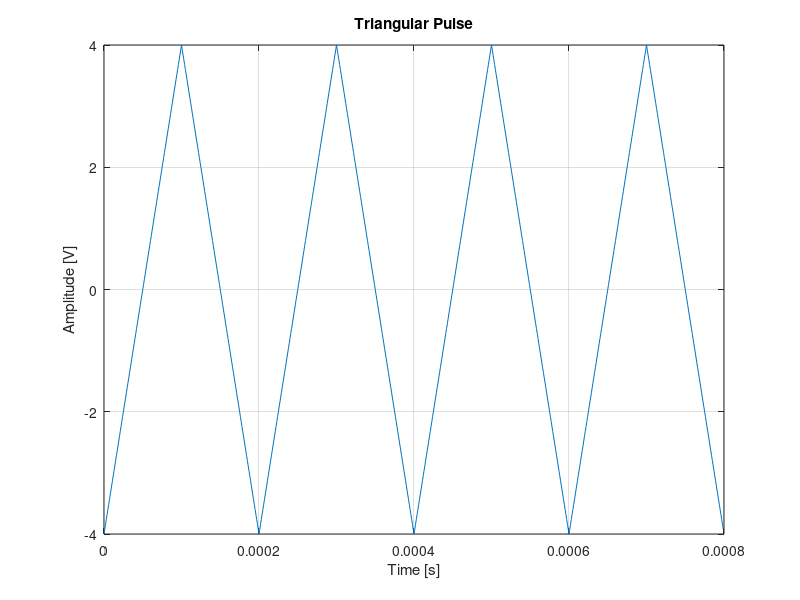
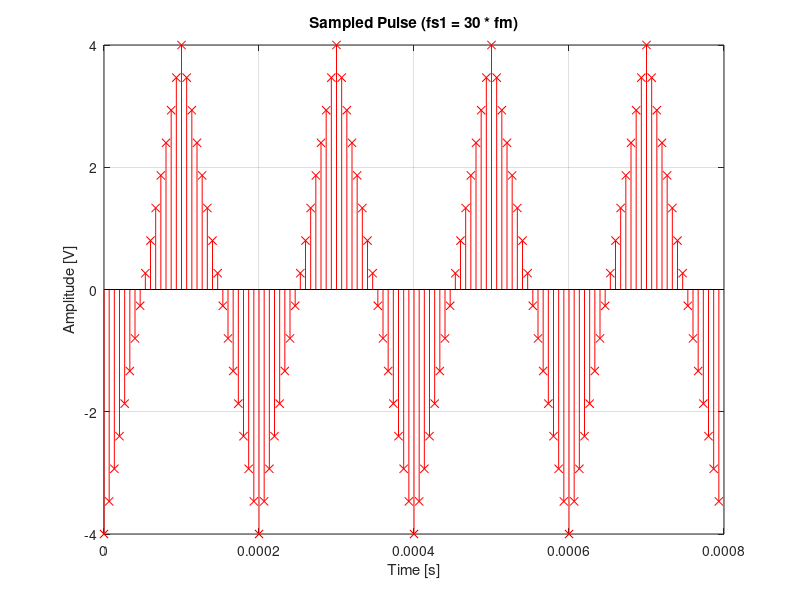
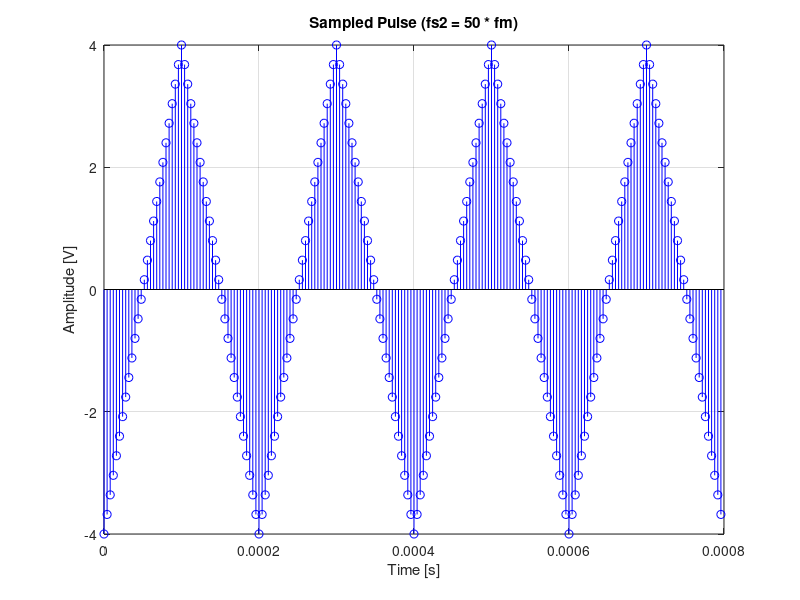
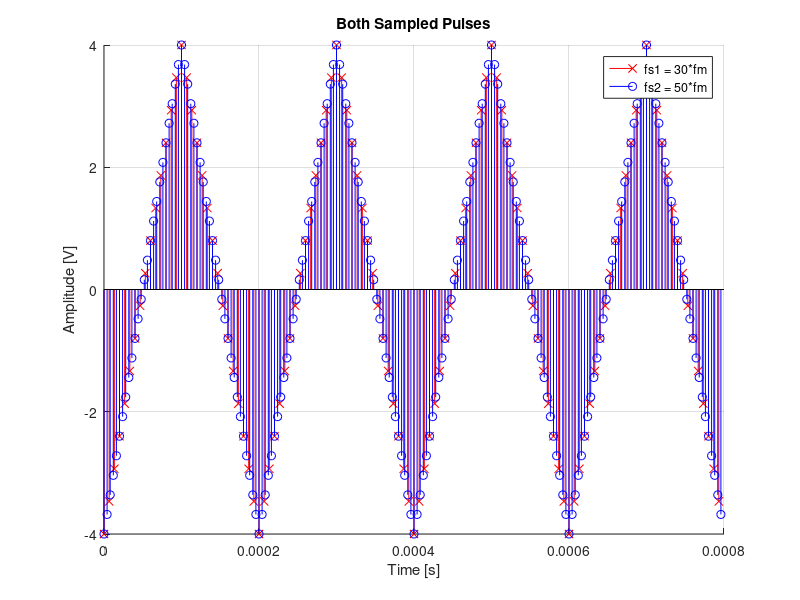

The MATLAB source for these figures, in order: (Note: this script raises an error after producing the figures.)
% PANAGIOTIS GIADIKIAROGLOU
% AM 03119185 -> 1 + 8 + 5 = 14 -> 1 + 4 = 5
% -------------------------------------------------------------------------
% MICHAELANGELO VELALOPOULOS
% AM 03119908 -> 9 + 0 + 8 = 17 -> 1 + 7 = 8

% Group 81

%--------------------------------------------------------------------------

% Code with Panagiotis Giadikiaroglou parameters


% 1o Erwthma

A = 4;
fm = 5000;
T = 4*(1/fm);
fs = 1000000;
t = 0:1/fs:T-1/fs;
x = A * (sawtooth(2*pi*fm*t, 1/2));
figure (1)
plot(t,x)
grid on
title('Triangular Pulse')
xlabel('Time [s]')
ylabel('Amplitude [V]')

% 1.a.i
fs1 = 30 * fm;
dt1 = 1 / fs1;
t1 = 0 : dt1 : T-1/fs;
x1 = A * (sawtooth(2*pi*fm*t1, 1/2));
figure (2)
stem(t1, x1, 'rx-')
grid on 
title('Sampled Pulse (fs1 = 30 * fm)')
xlabel('Time [s]')
ylabel('Amplitude [V]')

% 1.a.ii
fs2 = 50 * fm;
dt2 = 1 / fs2;
t2 = 0 : dt2 : T-1/fs;
x2 = A * (sawtooth(2*pi*fm*t2, 1/2));
figure (3)
stem(t2, x2, 'bo-')
grid on 
title('Sampled Pulse (fs2 = 50 * fm)')
xlabel('Time [s]')
ylabel('Amplitude [V]')

% 1.a.iii Ypoerwthma
figure (4)
hold on
stem(t1, x1, 'rx-')
stem(t2, x2, 'bo-')
title('Both Sampled Pulses')
xlabel('Time [s]')
ylabel('Amplitude [V]')
legend('fs1 = 30*fm','fs2 = 50*fm');
grid on
hold off


% 1.b
% DFT of the triangular pulse 
Y = fft(x);
N = length(Y);
f_y = 0:fs/N:fs/2-fs/N;
figure (5)
plot(f_y, abs(Y(1:N/2)));
grid on
title('Phase spectrum of the triangular pulse')
xlabel('Frequency (Hz)')
ylabel('Amplitude')
xlim([0 200000])


fs_b = 4 * fm;
dt = 1 / fs_b;
t_b = 0 : dt : T-1/fs;
x_b = A * (sawtooth(2*pi*fm*t_b, 1/2));
figure (6)
stem(t_b, x_b, 'bo-')
grid on 
title('Sampled Pulse (fs = 4 * fm)')
xlabel('Time [s]')
ylabel('Amplitude [V]')


% 1.c
z = sin(2*pi*fm*t);
figure (7)
plot(t, z);
grid on
title('z(t) = sin(2πfmt)')
xlabel('Time [s]')
ylabel('Amplitude [V]')

% 1.c.i
% 1.c.i.a
z1 = sin(2*pi*fm*t1);
figure (8)
stem(t1, z1, 'rx-')
grid on 
title('Sampled z Signal (fs1 = 30 * fm)')
xlabel('Time [s]')
ylabel('Amplitude [V]')

z2 = sin(2*pi*fm*t2);
figure (9)
stem(t2, z2, 'bo-')
grid on 
title('Sampled z Signal (fs2 = 50 * fm)')
xlabel('Time [s]')
ylabel('Amplitude [V]')

figure (10)
hold on
stem(t1, z1, 'rx-')
stem(t2, z2, 'bo-')
title('Both Sampled z Signals')
xlabel('Time [s]')
ylabel('Amplitude [V]')
legend('fs1 = 30*fm','fs2 = 50*fm');
grid on
hold off

% 1.c.i.b
z_b = sin(2*pi*fm*t_b);
figure (11)
stem(t_b, z_b, 'bo-')
grid on 
title('Sampled z Signal (fs = 4 * fm)')
xlabel('Time [s]')
ylabel('Amplitude [V]')

% 1.c.ii
fm_total = gcd(fm, fm+1000);
T_1 = (1/fm_total);
t_1 = 0:1/fs:T_1-1/fs;
q = sin(2*pi*fm*t_1) + sin(2*pi*(fm + 1000)*t_1);
figure (12)
plot(t_1, q)
grid on
title('q(t) = z(t) + sin(2π(fm+1000)t)')
xlabel('Time [s]')
ylabel('Amplitude [V]')

% 1.c.ii.a
t1_c = 0 : dt1 : T_1-1/fs;
q1 = sin(2*pi*fm*t1_c) + sin(2*pi*(fm + 1000)*t1_c);
figure (13)
stem(t1_c, q1, 'rx-')
grid on 
title('Sampled q Signal (fs1 = 30 * fm)')
xlabel('Time [s]')
ylabel('Amplitude [V]')

t2_c = 0 : dt2 : T_1-1/fs;
q2 = sin(2*pi*fm*t2_c) + sin(2*pi*(fm + 1000)*t2_c);
figure (14)
stem(t2_c, q2, 'bo-')
grid on 
title('Sampled q Signal (fs2 = 50 * fm)')
xlabel('Time [s]')
ylabel('Amplitude [V]')

figure (15)
hold on
stem(t1_c, q1, 'rx-')
stem(t2_c, q2, 'bo-')
title('Both Sampled q Signals')
xlabel('Time [s]')
ylabel('Amplitude [V]')
legend('fs1 = 30*fm','fs2 = 50*fm');
grid on
hold off

% 1.c.ii.b
t_c_ii_b = 0 : dt : T_1-1/fs;
q_b = sin(2*pi*fm*t_c_ii_b) + sin(2*pi*(fm + 1000)*t_c_ii_b);
figure (16)
stem(t_c_ii_b, q_b, 'bo-')
grid on 
title('Sampled q Signal (fs = 4 * fm)')
xlabel('Time [s]')
ylabel('Amplitude [V]')


%--------------------------------------------------------------------------

% 2o Erwthma

Max_Value_Dec = 2^5; %levels
dec_sequence = (0:Max_Value_Dec-1);
gray_sequence = qammod(dec_sequence, Max_Value_Dec, 'gray');

[gray_sec,map_gray] = bin2gray(dec_sequence,'qam',Max_Value_Dec);
gray_code = dec2bin(gray_sec);


% 2.a
step_size = (max(x1) - min(x1))/Max_Value_Dec; %step size
index_2a = round((x1 - min(x1))/step_size) ; %index
quants = min(x1) + index_2a*step_size;
figure (17)
stem(t1,quants)
grid on
title('Quantized Signal with 5 bits')
xlabel('Time [s]')
ylabel('Gray Code')
yticks([-4 -3.75 -3.5 -3.25 -3 -2.75 -2.5 -2.25 -2 -1.75 -1.5 -1.25 -1 -0.75 -0.5 -0.25 0.25 0.5 0.75 1 1.25 1.5 1.75 2 2.25 2.5 2.75 3 3.25 3.5 3.75 4])
yticklabels(gray_code);
% ta 4 bits einai arketa gia na anaparastathei olo to sima upo
% deigmatolipsia kai etsi ta 5 bits den exoun kapoia diafora sta epipeda


% 2.b.i
error = x1 - quants;
error_first10 = error(1,1:10);
std_first10 = std(error_first10);
% Result = 0.068

% 2.b.ii
error_first20 = error(1,1:20);
std_first20 = std(error_first20);
% Result = 0.0749

% 2.b.iii
numerator = 3*2^(2*5);
f1 = max(x1(1:10))/rms(x1(1:10));
snr10 = 10*log10(numerator./(f1^2));
% snr10 = 43.7203
f2 = max(x1(1:20))/rms(x1(1:20));
snr20 = 10*log10(numerator./(f2^2));
% snr20 = 30.8463
f_x1 = max(x1)/rms(x1);
snr_x1 = 10*log10(numerator./(f_x1^2));
% snr_x1 = 30.1414


% 2.c
bit_stream = char(zeros(30,5));
for i = 1:30
    if quants(i) < 0
        index_gc = (quants(i) + 4) / 0.25 + 1;
        bit_stream(i,:) = gray_code(index_gc,:);
    else 
        index_gc = (quants(i) + 4) / 0.25;
        bit_stream(i,:) = gray_code(index_gc,:);
    end
end

x_axis_bit_stream = [];
y_axis_bit_stream = [];
index_bs = 1;
index_xy = 1;
for i = 1:30
    for j = 1:5
        x_axis_bit_stream(index_xy:index_xy+3) =  [2*(index_bs-1) 2*(index_bs-1+0.5) 2*(index_bs-1+0.5) 2*(index_bs)];
        if(bit_stream(i,j) == '0')
            y_axis_bit_stream(index_xy:index_xy+3) = [-5 -5 0 0];
            index_xy = index_xy + 4;
        else 
            y_axis_bit_stream(index_xy:index_xy+3) = [5 5 0 0];
            index_xy = index_xy + 4;
        end
        index_bs = index_bs + 1;
    end
end

figure (18)
plot(x_axis_bit_stream, y_axis_bit_stream), axis([0, 300, -6, 6]);
grid on
title('Polar RZ');
xlabel('Time [ms]')
ylabel('Amplitude [V]')


%--------------------------------------------------------------------------

% 3o Erwthma

random_bits = randi([0,1],[36,1]);

bits_length = length(random_bits);
Tb = 0.25;
fc = 2;
nb = 100;

random_bits_string = [];
for i = 1:bits_length
    if random_bits(i) == 1
        bit_signal = ones(1, nb);
    else 
        bit_signal = zeros(1, nb);
    end
    random_bits_string = [random_bits_string bit_signal];
end

t_random_bits = Tb/nb:Tb/nb:bits_length*Tb;
figure (19)
plot(t_random_bits, random_bits_string);
grid on
xlabel('Time [s]')
ylim([-0.2 1.2])
ylabel('Amplitude [V]')
title('Digital Signal of Random Bit String')  

% 3.a

% BPSK Modulation
t_bpsk = Tb/nb:Tb/nb:Tb;
mod_bpsk = [];
for i = 1:bits_length
    if random_bits(i) == 1
        bpsk_bits = cos(2*pi*fc*t_bpsk);
    else
        bpsk_bits = cos(2*pi*fc*t_bpsk + pi);
    end
    mod_bpsk = [mod_bpsk bpsk_bits];
end

figure (20)
plot(t_random_bits, mod_bpsk);
grid on
xlabel('Time [s]')
ylabel('Amplitude [V]')
title('BPSK Modulated Signal')

% QPSK Modulation
t_qpsk = Tb/nb:Tb/nb:2*Tb;
mod_qpsk = [];
for i = 1:2:bits_length-1
    if random_bits(i) == 0
        if random_bits(i+1) == 0
            qpsk_bits = cos(2*pi*fc*t_qpsk);
        else
            qpsk_bits = sin(2*pi*fc*t_qpsk);
        end
    else 
        if random_bits(i+1) == 0
            qpsk_bits = -cos(2*pi*fc*t_qpsk);            
        else
            qpsk_bits = -sin(2*pi*fc*t_qpsk);
        end
    end
    mod_qpsk = [mod_qpsk qpsk_bits];
end

figure (21)
plot(t_random_bits, mod_qpsk);
grid on
xlabel('Time [s]')
ylabel('Amplitude [V]')
title('QPSK Modulated Signal')

% 8PSK Modulation
t_8psk = Tb/nb:Tb/nb:3*Tb;
mod_8psk = [];
for i = 1:3:bits_length-2
    if random_bits(i) == 0
        if random_bits(i+1) == 0
            if random_bits(i+2) == 0
                bits_8psk = cos(2*pi*fc*t_8psk);
            else
                bits_8psk = cos(2*pi*fc*t_8psk + pi/4);
            end
        else
            if random_bits(i+2) == 0
                bits_8psk = cos(2*pi*fc*t_8psk + 3*pi/4);
            else   
                bits_8psk = cos(2*pi*fc*t_8psk + pi/2);
            end
        end
    else 
        if random_bits(i+1) == 0
            if random_bits(i+2) == 0
                bits_8psk = cos(2*pi*fc*t_8psk + 7*pi/4);
            else
                bits_8psk = cos(2*pi*fc*t_8psk + 3*pi/2);
            end
        else
            if random_bits(i+2) == 0
                bits_8psk = cos(2*pi*fc*t_8psk + pi);
            else
                bits_8psk = cos(2*pi*fc*t_8psk + 5*pi/4);
            end
        end
    end
    mod_8psk = [mod_8psk bits_8psk];
end

figure (22)
plot(t_random_bits, mod_8psk);
grid on
xlabel('Time [s]')
ylabel('Amplitude [V]')
title('8-PSK Modulated Signal')

% 3.b
A_3b = 5;
bpam_random_bits = 2*A_3b*(random_bits_string - 0.5);
figure (23)
plot(t_random_bits, bpam_random_bits);
grid on
xlabel('Time [s]')
ylabel('Amplitude [V]')
title('B-PAM Signal')
ylim([-6 6])

% 3.c
scatterplot(0.5*bpam_random_bits, 1, 0, 'y*');
grid on
title('B-Pam Constellation Diagram')

% 3.d
awgn_3d_5db = awgn(bpam_random_bits, 5);
figure (25)
plot(t_random_bits, awgn_3d_5db)
grid on
xlabel('Time [s]')
ylabel('Amplitude [V]')
title('AWGN for E_b/N_0 = 5dB')

awgn_3d_15db = awgn(bpam_random_bits, 15);
figure (26)
plot(t_random_bits, awgn_3d_15db)
grid on
xlabel('Time [s]')
ylabel('Amplitude [V]')
title('AWGN for E_b/N_0 = 15dB')

% 3.e
bpam_mod_3e = pammod(random_bits, 2);

awgn_bpam_mod_5dB = awgn(bpam_mod_3e, 5+3);
scatterplot((A_3b/2)*awgn_bpam_mod_5dB, 1, 0, 'y*');
grid on
title('B-PAM with E_b/N_0 = 5dB')

awgn_bpam_mod_15dB = awgn(bpam_mod_3e, 15+3);
scatterplot((A_3b/2)*awgn_bpam_mod_15dB, 1, 0, 'y*');
grid on
title('B-PAM with E_b/N_0 = 15dB')


% 3.st
bit_size = 2;
EbN0 = 0:1:15;
[BER] = berawgn(EbN0, 'pam', bit_size);

n_bits_3st = 1000000;
k_3st = log2(bit_size);
snr_dB = EbN0+3+log10(k_3st);
y_noisy = zeros(n_bits_3st,length(snr_dB));
z_snr = zeros(n_bits_3st,length(snr_dB));
errVec = zeros(3,length(EbN0));
errcalc = comm.ErrorRate;
random_bits_3st = randi([0,1],[1000000,1]);
y_random_bits_pam = pammod(random_bits_3st, bit_size);

for jj = 1:length(snr_dB)
    reset(errcalc)
    y_noisy(:,jj) = awgn(real(y_random_bits_pam), snr_dB(jj),'measured');
    z_snr(:,jj) = pamdemod(complex(y_noisy(:,jj)),bit_size);
    errVec(:,jj) = errcalc(random_bits_3st, z_snr(:,jj));
end

figure (29)
semilogy(EbN0, BER, 'r');
hold on
semilogy(EbN0,errVec(1,:),'b.');
grid on
legend('Theoretical BER', 'Experimental BER')
title('Theoretical-Experimental BER for B-PAM')
xlabel('E_b/N_0')
ylabel('Bit Error Rate')
hold off


%--------------------------------------------------------------------------

% 4o Erwthma

% 4.a
qpsk_4 = comm.QPSKModulator(BitInput=true);
qpsk_bits_4 = A_3b*qpsk_4(random_bits);
scatterplot(0.5*qpsk_bits_4, 1, 0, 'y*');
grid on
title('QPSK Modulated Signal')
text(0.5*A_3b/sqrt(2)-0.12, 0.5*A_3b/sqrt(2)-0.22, '00', 'Color', [1 1 1]);
text(-0.5*A_3b/sqrt(2)-0.12, 0.5*A_3b/sqrt(2)-0.22, '01', 'Color', [1 1 1]);
text(-0.5*A_3b/sqrt(2)-0.12, -0.5*A_3b/sqrt(2)+0.22, '11', 'Color', [1 1 1]);
text(0.5*A_3b/sqrt(2)-0.12, -0.5*A_3b/sqrt(2)+0.22, '10', 'Color', [1 1 1]);


% 4.b
awgn_4b_5db = awgn(qpsk_bits_4, 5);
scatterplot(0.5*awgn_4b_5db, 1, 0, 'y*');
grid on
title('QPSK with E_b/N_0 = 5dB')

awgn_4b_15db = awgn(qpsk_bits_4, 15);
scatterplot(0.5*awgn_4b_15db, 1, 0, 'y*');
grid on
title('QPSK with E_b/N_0 = 15dB')


% 4.c
bit_size_qpsk = 4;
EbN0 = 0:1:15;
[BER_4c] = berawgn(EbN0,'psk',bit_size_qpsk ,'diff');
figure(33)
semilogy(EbN0,BER_4c,'b')
grid on
title('Theoretical-Experimental BER for QPSK and BPSK')
xlabel('E_b/N_0')
ylabel('Bit Error Rate')

bit_size_bpsk = 2;
n_bits_bpsk = 1000000;
k_bits_bpsk = log2(bit_size_bpsk);
snr_random_bits_bpsk = EbN0+10*log10(k_bits_bpsk);
y_noisy_bpsk = zeros(n_bits_bpsk,length(snr_random_bits_bpsk));
z_snr_bpsk = zeros(n_bits_bpsk,length(snr_random_bits_bpsk));
errVec_bpsk = zeros(3,length(EbN0));

errcalc = comm.ErrorRate;

x_random_bits_bpsk = randi([0 1],1000000,1);
y_random_bits_bpsk = pskmod(x_random_bits_bpsk, bit_size_bpsk);
for jj = 1:length(snr_random_bits_bpsk)
    reset(errcalc)
    y_noisy_bpsk(:,jj) = awgn(y_random_bits_bpsk,snr_random_bits_bpsk(jj),'measured');
    z_snr_bpsk(:,jj) = pskdemod(complex(y_noisy_bpsk(:,jj)), bit_size_bpsk);
    errVec_bpsk(:,jj) = errcalc(x_random_bits_bpsk,z_snr_bpsk(:,jj));
end

hold on
semilogy(EbN0,errVec_bpsk(1,:),'g.');

n_bits_qpsk = 1000000;
k_bits_qpsk = log2(bit_size_qpsk);
snr_random_bits_qpsk = EbN0+10*log10(k_bits_qpsk);
y_noisy_qpsk = zeros(n_bits_qpsk,length(snr_random_bits_qpsk));
z_snr_qpsk = zeros(n_bits_qpsk,length(snr_random_bits_qpsk));
errVec_qpsk = zeros(3,length(EbN0));

errcalc = comm.ErrorRate;

x_random_bits_qpsk = randi([0 1],1000000,1);
y_random_bits_qpsk = pskmod(x_random_bits_qpsk, bit_size_qpsk);

for jj = 1:length(snr_random_bits_qpsk)
    reset(errcalc)
    y_noisy_qpsk(:,jj) = awgn(y_random_bits_qpsk,snr_random_bits_qpsk(jj),'measured');
    z_snr_qpsk(:,jj) = pskdemod(complex(y_noisy_qpsk(:,jj)), bit_size_qpsk);
    errVec_qpsk(:,jj) = errcalc(x_random_bits_qpsk,z_snr_qpsk(:,jj));
end

semilogy(EbN0,errVec_qpsk(1,:),'r.');
legend('Theoretical BER','BPSK Experimental BER','QPSK Experimental BER');
hold off


% 4.d.i
text_file = fopen('rice_odd.txt', 'r');
text_content = fscanf(text_file, '%c');
text_bits = dec2bin(text_content);

% 4.d.ii
text_bits_dec = bin2dec(text_bits);
text_bits_quant = 8;
text_levels = 2^text_bits_quant;
text_step_size = (max(text_bits_dec) - min(text_bits_dec))/text_levels;
text_index = round((text_bits_dec - min(text_bits_dec))/text_step_size);
quantized_text = min(text_bits_dec) + text_index*text_step_size;
figure (35);
n_text = 1:1:485;
stem(n_text, quantized_text, 'rx-');
grid on
xlabel('Characters')
ylabel('Decimal Representation of Ascii Code')
title('Quantized Text Signal')

% 4.d.iii
quantized_text_bits = dec2bin(round(quantized_text)) - '0';
quantized_bit_stream = reshape(quantized_text_bits.', [], 1);
quantized_bit_stream(end+1) = 0;

text_qpsk_mod = qpsk_4(quantized_bit_stream);
scatterplot(text_qpsk_mod, 1, 0, 'y*');
grid on
title('Text QPSK Constellation Diagram')

% 4.d.iv
awgn_text_qpsk_mod_5dB = awgn(text_qpsk_mod, 5);
awgn_text_qpsk_mod_15dB = awgn(text_qpsk_mod, 15);

% 4.d.v
text_qpsk_demod = comm.QPSKDemodulator(BitOutput=true); 
text_qpsk_demod_5dB = text_qpsk_demod(awgn_text_qpsk_mod_5dB);
text_qpsk_demod_15dB = text_qpsk_demod(awgn_text_qpsk_mod_15dB);
scatterplot(awgn_text_qpsk_mod_5dB);
grid on
title('Text QPSK with E_s/N_0 = 5dB')
scatterplot(awgn_text_qpsk_mod_15dB);
grid on
title('Text QPSK with E_s/N_0 = 15dB')

% 4.d.vi
[num_qpsk_demod_5dB, error_qpsk_demod_5dB] = symerr(quantized_bit_stream, text_qpsk_demod_5dB);
[num_qpsk_demod_15dB, error_qpsk_demod_15dB] = symerr(quantized_bit_stream, text_qpsk_demod_15dB);
ber_theoretical_5dB = qfunc(sqrt(10^(5/10)));
% ber_theoretical_5dB = 0.0377
ber_theoretical_15dB = qfunc(sqrt(10^(15/10)));
% ber_theoretical_15dB = 0

% 4.d.vii
text_demod_5dB  = char(bin2dec(reshape(char('0' + text_qpsk_demod_5dB(1:3395)),7,[]).'))';
text_demod_15dB  = char(bin2dec(reshape(char('0' + text_qpsk_demod_15dB(1:3395)),7,[]).'))';
text_5dB = fopen('text_5db_03119185.txt', 'w');
fprintf(text_5dB, '%c', text_demod_5dB);
text_15dB = fopen('text_15db_03119185.txt', 'w');
fprintf(text_15dB, '%c', text_demod_15dB);


%--------------------------------------------------------------------------

% 5o Erwthma

% 5.a
[sound_wave, fs_sound] = audioread('soundfile1_lab2.wav'); 
dt_sound = 1/fs_sound;
t_sound = 0:dt_sound:(length(sound_wave)*dt_sound)-dt_sound;
figure (39);
plot(t_sound, sound_wave);
grid on
xlabel('Time [s]')
ylabel('Amplitude')
title('Sound Signal')


% 5.b
sound_bits = 8;
sound_levels = 2^sound_bits;
sound_step_size = (max(sound_wave) - min(sound_wave))/sound_levels;
sound_index = round((sound_wave - min(sound_wave))/sound_step_size);
quantized_sound = min(sound_wave) + sound_index * sound_step_size;
figure (40);
stem(t_sound,quantized_sound, 'gx-');
grid on
xlabel('Time [s]')
ylabel('Amplitude')
title('Quantized Sound Signal at 8 bits')


% 5.c
quantized_sound_mult = quantized_sound * 1000;
quantized_sound_bits = dec2bin(quantized_sound_mult,16) - '0';
quantized_sound_bit_stream = reshape(quantized_sound_bits.',[],1);
qpsk_mod_5 = comm.QPSKModulator('BitInput', true);
sound_qpsk_mod = qpsk_mod_5(quantized_sound_bit_stream);
scatterplot(sound_qpsk_mod, 1, 0, 'y*');
grid on
title('Sound QPSK Constellation Diagram')


% 5.d
awgn_sound_qpsk_mod_4dB = awgn(sound_qpsk_mod, 4);
awgn_sound_qpsk_mod_14dB = awgn(sound_qpsk_mod, 14);


% 5.e
qpsk_demod_5 = comm.QPSKDemodulator('BitOutput',true); 
sound_qpsk_demod_4dB = qpsk_demod_5(awgn_sound_qpsk_mod_4dB);
sound_qpsk_demod_14dB = qpsk_demod_5(awgn_sound_qpsk_mod_14dB);
scatterplot(awgn_sound_qpsk_mod_4dB);
grid on
title('Sound QPSK with E_s/N_0 = 4dB')
scatterplot(awgn_sound_qpsk_mod_14dB);
grid on
title('Sound QPSK with E_s/N_0 = 14dB')


% 5.st
[num_qpsk_demod_4dB, error_qpsk_demod_4db] = symerr(quantized_sound_bit_stream, sound_qpsk_demod_4dB);
[num_qpsk_demod_14dB, error_qpsk_demod_14db] = symerr(quantized_sound_bit_stream, sound_qpsk_demod_14dB);
ber_theoretical_4dB = qfunc(sqrt(10^(4/10)));
% ber_theoretical_4dB = 0.0565
ber_theoretical_14dB = qfunc(sqrt(10^(14/10)));
% ber_theoretical_14dB = 0


% 5.z
sound_reshaped_14dB = char('0'+ (reshape(sound_qpsk_demod_14dB, 16, []).'));
sound_demod_dec_14dB = typecast(uint16(bin2dec(sound_reshaped_14dB)),'int16');
sound_demod_14dB = double(abs(sound_demod_dec_14dB))./1000 ;

sound_reshaped_4dB = char('0'+ (reshape(sound_qpsk_demod_4dB, 16, []).'));
sound_demod_dec_4dB = typecast(uint16(bin2dec(sound_reshaped_4dB)),'int16');
sound_demod_4dB = double(abs(sound_demod_dec_4dB))./1000 ;

sound_demod_14dB_norm = sound_demod_14dB / max(sound_demod_14dB);
audiowrite("sound_14dB_03119185.wav", sound_demod_14dB_norm , 44100)
sound_demod_4dB_norm = sound_demod_4dB / max(sound_demod_4dB);
audiowrite("sound_4dB_03119185.wav", sound_demod_4dB_norm, 44100)


%--------------------------------------------------------------------------
%--------------------------------------------------------------------------
%--------------------------------------------------------------------------


% Code with Michaelangelo Velalopoulos parameters

%{
% 1o Erwthma

A = 4;
fm = 8000;
T = 4*(1/fm);
fs = 1000000;
t = 0:1/fs:T-1/fs;
x = A * (sawtooth(2*pi*fm*t, 1/2));
figure (1)
plot(t,x)
grid on
title('Triangular Pulse')
xlabel('Time [s]')
ylabel('Amplitude [V]')

% 1.a.i
fs1 = 30 * fm;
dt1 = 1 / fs1;
t1 = 0 : dt1 : T-1/fs;
x1 = A * (sawtooth(2*pi*fm*t1, 1/2));
figure (2)
stem(t1, x1, 'rx-')
grid on 
title('Sampled Pulse (fs1 = 30 * fm)')
xlabel('Time [s]')
ylabel('Amplitude [V]')

% 1.a.ii
fs2 = 50 * fm;
dt2 = 1 / fs2;
t2 = 0 : dt2 : T-1/fs;
x2 = A * (sawtooth(2*pi*fm*t2, 1/2));
figure (3)
stem(t2, x2, 'bo-')
grid on 
title('Sampled Pulse (fs2 = 50 * fm)')
xlabel('Time [s]')
ylabel('Amplitude [V]')

% 1.a.iii Ypoerwthma
figure (4)
hold on
stem(t1, x1, 'rx-')
stem(t2, x2, 'bo-')
title('Both Sampled Pulses')
xlabel('Time [s]')
ylabel('Amplitude [V]')
legend('fs1 = 30*fm','fs2 = 50*fm');
grid on
hold off


% 1.b
% DFT of the triangular pulse 
Y = fft(x);
N=length(Y);
f_y = 0:fs/N:fs/2-fs/N;
figure (5)
plot(f_y, abs(Y(1:N/2)));
xlabel('Frequency (Hz)');
ylabel('Amplitude');
title('Phase spectrum of the triangular pulse');

fs_b = 4 * fm;
dt = 1 / fs_b;
t_b = 0 : dt : T-1/fs;
x_b = A * (sawtooth(2*pi*fm*t_b, 1/2));
figure (6)
stem(t_b, x_b, 'bo-')
grid on 
title('Sampled Pulse (fs = 4 * fm)')
xlabel('Time [s]')
ylabel('Amplitude [V]')


% 1.c
z = sin(2*pi*fm*t);
figure (7)
plot(t, z);
grid on
title('z(t) = sin(2πfmt)')
xlabel('Time [s]')
ylabel('Amplitude [V]')

% 1.c.i.a
z1 = sin(2*pi*fm*t1);
figure (8)
stem(t1, z1, 'rx-')
grid on 
title('Sampled z Signal (fs1 = 30 * fm)')
xlabel('Time [s]')
ylabel('Amplitude [V]')

z2 = sin(2*pi*fm*t2);
figure (9)
stem(t2, z2, 'bo-')
grid on 
title('Sampled z Signal (fs2 = 50 * fm)')
xlabel('Time [s]')
ylabel('Amplitude [V]')

figure (10)
hold on
stem(t1, z1, 'rx-')
stem(t2, z2, 'bo-')
title('Both Sampled z Signals')
xlabel('Time [s]')
ylabel('Amplitude [V]')
legend('fs1 = 30*fm','fs2 = 50*fm');
grid on
hold off

% 1.c.i.b
z_b = sin(2*pi*fm*t_b);
figure (11)
stem(t_b, z_b, 'bo-')
grid on 
title('Sampled z Signal (fs = 4 * fm)')
xlabel('Time [s]')
ylabel('Amplitude [V]')

% 1.c.ii
fm_total = gcd(fm, fm+1000);
T_1 = (1/fm_total);
t_1 = 0:1/fs:T_1-1/fs;
q = sin(2*pi*fm*t_1) + sin(2*pi*(fm + 1000)*t_1);
figure (12)
plot(t_1, q)
grid on
title('q(t) = z(t) + sin(2π(fm+1000)t)')
xlabel('Time [s]')
ylabel('Amplitude [V]')

% 1.c.ii.a
t1_c = 0 : dt1 : T_1-1/fs;
q1 = sin(2*pi*fm*t1_c) + sin(2*pi*(fm + 1000)*t1_c);
figure (13)
stem(t1_c, q1, 'rx-')
grid on 
title('Sampled q Signal (fs1 = 30 * fm)')
xlabel('Time [s]')
ylabel('Amplitude [V]')

t2_c = 0 : dt2 : T_1-1/fs;
q2 = sin(2*pi*fm*t2_c) + sin(2*pi*(fm + 1000)*t2_c);
figure (14)
stem(t2_c, q2, 'bo-')
grid on 
title('Sampled q Signal (fs2 = 50 * fm)')
xlabel('Time [s]')
ylabel('Amplitude [V]')

figure (15)
hold on
stem(t1_c, q1, 'rx-')
stem(t2_c, q2, 'bo-')
title('Both Sampled q Signals')
xlabel('Time [s]')
ylabel('Amplitude [V]')
legend('fs1 = 30*fm','fs2 = 50*fm');
grid on
hold off

% 1.c.ii.b
t_c_ii_b = 0 : dt : T_1-1/fs;
q_b = sin(2*pi*fm*t_c_ii_b) + sin(2*pi*(fm + 1000)*t_c_ii_b);
figure (16)
stem(t_c_ii_b, q_b, 'bo-')
grid on 
title('Sampled q Signal (fs = 4 * fm)')
xlabel('Time [s]')
ylabel('Amplitude [V]')

%--------------------------------------------------------------------------

% 2o Erwthma

Max_Value_Dec = 32;
dec_sequence = (0:Max_Value_Dec-1);
gray_sequence = qammod(dec_sequence, Max_Value_Dec, 'gray');
[gray_sec,map_gray] = bin2gray(dec_sequence,'qam',Max_Value_Dec);
gray_code = dec2bin(gray_sec);


% 2.a
step_size = (max(x1) - min(x1))/Max_Value_Dec; %step size
index_2a = round((x1 - min(x1))/step_size) ; %index
quants = min(x1) + index_2a*step_size;
figure (17)
stem(t1,quants)
grid on
title('Quantized Signal with 5 bits')
xlabel('Time [s]')
ylabel('Gray Code')
yticks([-4 -3.75 -3.5 -3.25 -3 -2.75 -2.5 -2.25 -2 -1.75 -1.5 -1.25 -1 -0.75 -0.5 -0.25 0.25 0.5 0.75 1 1.25 1.5 1.75 2 2.25 2.5 2.75 3 3.25 3.5 3.75 4])
yticklabels(gray_code);
% ta 4 bits einai arketa gia na anaparastathei olo to sima upo
% deigmatolipsia kai etsi ta 5 bits den exoun kapoia diafora sta epipeda


% 2.b.i
error = x1 - quants;
error_first10 = error(1,1:10);
std_first10 = std(error_first10);
% Result = 0.0046

% 2.b.ii
error_first20 = error(1,1:20);
var_first20 = std(error_first20);
% Result = 0.0056

% 2.b.iii
numerator = 3*2^(2*5);
f1 = max(x1(1:10))/rms(x1(1:10));
snr10 = 10*log10(numerator./(f1^2));
% snr10 = 43.7203
f2 = max(x1(1:20))/rms(x1(1:20));
snr20 = 10*log10(numerator./(f2^2));
% snr20 = 30.8463
f_x1 = max(x1)/rms(x1);
snr_x1 = 10*log10(numerator./(f_x1^2));
%snr_x1 = 30.1414


% 2.c
bit_stream = char(zeros(30,5));
for i = 1:30
    if quants(i) < 0
        index_gc = ( quants(i) + 4 ) / 0.25 + 1;
        bit_stream(i,:) = gray_code(index_gc,:);
    else 
        index_gc = ( quants(i) + 4 ) / 0.25;
        bit_stream(i,:) = gray_code(index_gc,:);
    end
end

x_axis_bit_stream = [];
y_axis_bit_stream = [];
index_bs = 1;
for i = 1:30
    for j = 1:5
        x_axis_bit_stream = [x_axis_bit_stream 2*(index_bs-1) 2*(index_bs-1+0.5) 2*(index_bs-1+0.5) 2*(index_bs)];
        if(bit_stream(i,j) == '0')
            y_axis_bit_stream = [y_axis_bit_stream -8 -8 0 0];
        else 
            y_axis_bit_stream = [y_axis_bit_stream 8 8 0 0];
        end
        index_bs = index_bs + 1;
    end
end

figure (18)
plot(x_axis_bit_stream, y_axis_bit_stream), axis([0, 300, -9, 9]);
title('Polar RZ');
xlabel('Time [ms]')
ylabel('Amplitude [V]')

%--------------------------------------------------------------------------


%3o Erotima

random_bits = randi([0,1],[36,1]);
bs_len = length(random_bits);
Tb = 0.25;
fc = 1;
nb = 100;

rand_bs_digital_string2 = [];
for i = 1:bs_len
    if random_bits(i) == 1
        bit_signal = ones(1, nb);
    else 
        bit_signal = zeros(1, nb);
    end
    rand_bs_digital_string2 = [rand_bs_digital_string2 bit_signal];
end

t_bitstream = Tb/nb:Tb/nb:bs_len*Tb;
figure (19)
grid on
plot(t_bitstream, rand_bs_digital_string2, 'LineWidth', 2.5);
xlabel('Time[s]')
ylim([-0.5 1.5])
ylabel('Amplitude[V]')
title('Digital Signal of Random Bit String')  


% 3.a

% BPSK Modulation
t_1bitperiod = Tb/nb:Tb/nb:Tb;
BPSK_mod = [];
for i = 1:bs_len
    if random_bits(i) == 1
        bit_modulation_BPSK = cos(2*pi*fc*t_1bitperiod);
    else
        bit_modulation_BPSK = cos(2*pi*fc*t_1bitperiod + pi);
    end
    BPSK_mod = [BPSK_mod bit_modulation_BPSK];
end

figure (19) 
grid on
plot(t_bitstream, BPSK_mod, 'LineWidth', 1.5);
xlabel('Time[s]')
ylabel('Amplitude[V]')
title('BPSK Modulated Signal')

% QPSK Modulation
t_2bitperiod = Tb/nb:Tb/nb:2*Tb;
QPSK_mod = [];
for i = 1:2:bs_len-1
    if random_bits(i) == 0
        if random_bits(i+1) == 0
            bit_modulation_QPSK = cos(2*pi*fc*t_2bitperiod);
        else
            bit_modulation_QPSK = sin(2*pi*fc*t_2bitperiod);
        end
    else 
        if random_bits(i+1) == 0
            bit_modulation_QPSK = -cos(2*pi*fc*t_2bitperiod);            
        else
            bit_modulation_QPSK = -sin(2*pi*fc*t_2bitperiod);
        end
    end
    QPSK_mod = [QPSK_mod bit_modulation_QPSK];
end

figure (20)
grid on
plot(t_bitstream, QPSK_mod, 'LineWidth', 1.5);
xlabel('Time[s]')
ylabel('Amplitude[V]')
title('QPSK Modulated Signal')

% 8-PSK Modulation
t_3bitperiod = Tb/nb:Tb/nb:3*Tb;
PSK8_mod = [];
for i = 1:3:bs_len-2
    if random_bits(i) == 0
        if random_bits(i+1) == 0
            if random_bits(i+2) == 0
                bit_modulation_8PSK = cos(2*pi*fc*t_3bitperiod);
            else
                bit_modulation_8PSK = cos(2*pi*fc*t_3bitperiod + pi/4);
            end
        else
            if random_bits(i+2) == 0
                bit_modulation_8PSK = cos(2*pi*fc*t_3bitperiod + 3*pi/4);
            else   
                bit_modulation_8PSK = cos(2*pi*fc*t_3bitperiod + pi/2);
            end
        end
    else 
        if random_bits(i+1) == 0
            if random_bits(i+2) == 0
                bit_modulation_8PSK = cos(2*pi*fc*t_3bitperiod + 7*pi/4);
            else
                bit_modulation_8PSK = cos(2*pi*fc*t_3bitperiod + 3*pi/2);
            end
        else
            if random_bits(i+2) == 0
                bit_modulation_8PSK = cos(2*pi*fc*t_3bitperiod + pi);
            else
                bit_modulation_8PSK = cos(2*pi*fc*t_3bitperiod + 5*pi/4);
            end
        end
    end
    PSK8_mod = [PSK8_mod bit_modulation_8PSK];
end

figure(22)
grid on
plot(t_bitstream, PSK8_mod, 'LineWidth', 1.5);
xlabel('Time[s]')
ylabel('Amplitude[V]')
title('8-PSK Modulated Signal')


% 3.b
A = 8;
B_PAM_rand_bs = 2*A*(rand_bs_digital_string2 - 0.5);
figure(23)
plot(t_bitstream, B_PAM_rand_bs, 'LineWidth', 2.5);
grid on
xlabel('Time[s]')
ylim([-9 9])
ylabel('Amplitude[V]')
title('B-PAM of Random Bits')  


% 3.c
scatterplot(0.5*B_PAM_rand_bs, 1, 0, 'y*');
grid on
title('B-Pam Constellation Diagram')


% 3.d
awgn_3d_5db = awgn(B_PAM_rand_bs, 5);
figure (25)
plot(t_bitstream, awgn_3d_5db)
grid on
xlabel('Time [s]')
ylabel('Amplitude [V]')
title('AWGN for E_b/N_0 = 5db')

awgn_3d_15db = awgn(B_PAM_rand_bs, 15);
figure (26)
plot(t_bitstream, awgn_3d_15db)
grid on
xlabel('Time [s]')
ylabel('Amplitude [V]')
title('AWGN for E_b/N_0 = 15db')


% 3.e
bpam_mod_3e = pammod(random_bits, 2);
awgn_bpam_mod_5dB = awgn(bpam_mod_3e, 5+3);
scatterplot((A/2)*awgn_bpam_mod_5dB, 1, 0, 'y*');
grid on
title('B-PAM with E_b/N_0 = 5dB')
awgn_bpam_mod_15dB = awgn(bpam_mod_3e, 15+3);
scatterplot((A/2)*awgn_bpam_mod_15dB, 1, 0, 'y*');
grid on
title('B-PAM with E_b/N_0 = 15dB')


% 3.st
bit_size = 2;
EbN0 = 0:1:15;
[BER] = berawgn(EbN0, 'pam', bit_size);

n_bits_3st = 1000000;
k_3st = log2(bit_size);
snr_dB = EbN0+3+log10(k_3st);
y_noisy = zeros(n_bits_3st,length(snr_dB));
z_snr = zeros(n_bits_3st,length(snr_dB));
errVec = zeros(3,length(EbN0));
errcalc = comm.ErrorRate;
random_bits_3st = randi([0,1],[1000000,1]);
y_random_bits_pam = pammod(random_bits_3st, bit_size);

for jj = 1:length(snr_dB)
    reset(errcalc)
    y_noisy(:,jj) = awgn(real(y_random_bits_pam), snr_dB(jj),'measured');
    z_snr(:,jj) = pamdemod(complex(y_noisy(:,jj)),bit_size);
    errVec(:,jj) = errcalc(random_bits_3st, z_snr(:,jj));
end

figure (29)
semilogy(EbN0, BER, 'r');
hold on
semilogy(EbN0,errVec(1,:),'b.');
grid on
legend('Theoretical BER', 'Experimental BER')
title('Theoretical-Experimental BER for B-PAM')
xlabel('E_b/N_0')
ylabel('Bit Error Rate')
hold off


%--------------------------------------------------------------------------

% 4o Erwthma

% 4.a
qpsk_4 = comm.QPSKModulator(BitInput=true);
qpsk_bits_4 = A*qpsk_4(random_bits);
scatterplot(0.5*qpsk_bits_4, 1, 0, 'y*');
grid on
title('QPSK Modulated Signal')
text(0.5*A/sqrt(2)-0.12, 0.5*A/sqrt(2)-0.22, '00', 'Color', [1 1 1]);
text(-0.5*A/sqrt(2)-0.12, 0.5*A/sqrt(2)-0.22, '01', 'Color', [1 1 1]);
text(-0.5*A/sqrt(2)-0.12, -0.5*A/sqrt(2)+0.22, '11', 'Color', [1 1 1]);
text(0.5*A/sqrt(2)-0.12, -0.5*A/sqrt(2)+0.22, '10', 'Color', [1 1 1]);


% 4.b
awgn_4b_5db = awgn(qpsk_bits_4, 5);
scatterplot(awgn_4b_5db, 1, 0, 'y*');
grid on
title('QPSK with E_b/N_0 = 5dB')

awgn_4b_15db = awgn(qpsk_bits_4, 15);
scatterplot(awgn_4b_15db, 1, 0, 'y*');
grid on
title('QPSK with E_b/N_0 = 15dB')


% 4.c
bit_size_qpsk = 4;
EbN0 = 0:1:15;
[BER_4c] = berawgn(EbN0,'psk',bit_size_qpsk ,'diff');
figure(33)
semilogy(EbN0,BER_4c,'b')
grid on
title('Comparing BER for QPSK and BPSK modulation')
xlabel('E_b/N_0')
ylabel('Bit Error Rate')

bit_size_bpsk = 2;
n_bits_bpsk = 1000000;
k_bits_bpsk = log2(bit_size_bpsk);
snr_random_bits_bpsk = EbN0+10*log10(k_bits_bpsk);
y_noisy_bpsk = zeros(n_bits_bpsk,length(snr_random_bits_bpsk));
z_snr_bpsk = zeros(n_bits_bpsk,length(snr_random_bits_bpsk));
errVec_bpsk = zeros(3,length(EbN0));

errcalc = comm.ErrorRate;

x_random_bits_bpsk = randi([0 1],1000000,1);
y_random_bits_bpsk = pskmod(x_random_bits_bpsk, bit_size_bpsk);
for jj = 1:length(snr_random_bits_bpsk)
    reset(errcalc)
    y_noisy_bpsk(:,jj) = awgn(y_random_bits_bpsk,snr_random_bits_bpsk(jj),'measured');
    z_snr_bpsk(:,jj) = pskdemod(complex(y_noisy_bpsk(:,jj)), bit_size_bpsk);
    errVec_bpsk(:,jj) = errcalc(x_random_bits_bpsk,z_snr_bpsk(:,jj));
end

hold on
semilogy(EbN0,errVec_bpsk(1,:),'g.');

n_bits_qpsk = 1000000;
k_bits_qpsk = log2(bit_size_qpsk);
snr_random_bits_qpsk = EbN0+10*log10(k_bits_qpsk);
y_noisy_qpsk = zeros(n_bits_qpsk,length(snr_random_bits_qpsk));
z_snr_qpsk = zeros(n_bits_qpsk,length(snr_random_bits_qpsk));
errVec_qpsk = zeros(3,length(EbN0));

errcalc = comm.ErrorRate;

x_random_bits_qpsk = randi([0 1],1000000,1);
y_random_bits_qpsk = pskmod(x_random_bits_qpsk, bit_size_qpsk);

for jj = 1:length(snr_random_bits_qpsk)
    reset(errcalc)
    y_noisy_qpsk(:,jj) = awgn(y_random_bits_qpsk,snr_random_bits_qpsk(jj),'measured');
    z_snr_qpsk(:,jj) = pskdemod(complex(y_noisy_qpsk(:,jj)), bit_size_qpsk);
    errVec_qpsk(:,jj) = errcalc(x_random_bits_qpsk,z_snr_qpsk(:,jj));
end

semilogy(EbN0,errVec_qpsk(1,:),'r.');
legend('Theoretical BER','BPSK Empirical BER','QPSK Empirical BER');
hold off


% 4.d.i
text_file = fopen('rice_even.txt', 'r');
text_content = fscanf(text_file, '%c');
text_bits = dec2bin(text_content);

% 4.d.ii
bit_txt_dec = bin2dec(text_bits);
N_txt = 8;
L_txt = 2^N_txt ;
D_txt = (max(bit_txt_dec) - min(bit_txt_dec))/L_txt;
I_txt = round((bit_txt_dec - min(bit_txt_dec))/D_txt);
txt_quantized = min(bit_txt_dec) + I_txt*D_txt;
figure(35);
n_txt = 0:1:498;
stem (n_txt,txt_quantized,'rx-');
xlabel('Characters')
ylabel('Decimal Representation of Ascii Code')
title('Quantized Text Signal')


% 4.d.iii
txt_quantized_bits = dec2bin(round(txt_quantized)) - '0';
quantized_bit_stream = reshape(txt_quantized_bits.', [], 1);
quantized_bit_stream(end+1) = 0;

txt_qpsk_mod = qpsk_4(quantized_bit_stream);
scatterplot(txt_qpsk_mod, 1, 0, 'y*');
grid on
title('Text QPSK Constellation Diagram')

% 4.d.iv
txt_qpsk_mod_noisy5dB = awgn(txt_qpsk_mod, 5);
txt_qpsk_mod_noisy15dB = awgn(txt_qpsk_mod, 15);

% 4.d.v
qpskdemod_txt = comm.QPSKDemodulator(BitOutput=true);
txt_qpsk_demod_5dB_dec = qpskdemod_txt(txt_qpsk_mod_noisy5dB);
txt_qpsk_demod_15dB_dec = qpskdemod_txt(txt_qpsk_mod_noisy15dB);
scatterplot(txt_qpsk_mod_noisy5dB);
scatterplot(txt_qpsk_mod_noisy15dB);

% 4.d.vi
[num_qpsk_demod_5dB, error_qpsk_demod_5dB] = symerr(quantized_bit_stream, txt_qpsk_demod_5dB_dec);
[num_qpsk_demod_15dB, error_qpsk_demod_15dB] = symerr(quantized_bit_stream, txt_qpsk_demod_15dB_dec);
ber_theoretical_5dB = qfunc(sqrt(10^(5/10)));
% ber_theoretical_5dB = 0.0377
ber_theoretical_15dB = qfunc(sqrt(10^(15/10)));
% ber_theoretical_15dB = 0

% 4.d.vii
txt_demod_5dB  = char(bin2dec(reshape(char('0' + txt_qpsk_demod_5dB_dec(1:3395)),7,[]).'))';
txt_demod_15dB  = char(bin2dec(reshape(char('0' + txt_qpsk_demod_15dB_dec(1:3395)),7,[]).'))';
txt_5dB = fopen('txt_5db_03119908.txt', 'w');
fprintf(txt_5dB, '%c', txt_demod_5dB);
txt_15dB = fopen('txt_15db_03119908.txt', 'w');
fprintf(txt_15dB, '%c', txt_demod_15dB);


%------------------------------------------------------------

% 5o Erwthma

% 5.a
[sound_wave, fs_sound] = audioread('soundfile2_lab2.wav'); 
dt_sound = 1/fs_sound;
t_sound = 0:dt_sound:(length(sound_wave)*dt_sound)-dt_sound;
figure (39);
plot(t_sound, sound_wave);
grid on
xlabel('Time [s]')
ylabel('Amplitude')
title('Sound Signal')


% 5.b
sound_bits = 8;
sound_levels = 2^sound_bits;
sound_step_size = (max(sound_wave) - min(sound_wave))/sound_levels;
sound_index = round((sound_wave - min(sound_wave))/sound_step_size);
quantized_sound = min(sound_wave) + sound_index * sound_step_size;
figure (40);
stem(t_sound,quantized_sound, 'gx-');
grid on
xlabel('Time [s]')
ylabel('Amplitude')
title('Quantized Sound Signal at 8 bits')


% 5.c
quantized_sound_mult = quantized_sound * 1000;
quantized_sound_bits = dec2bin(quantized_sound_mult,16) - '0';
quantized_sound_bit_stream = reshape(quantized_sound_bits.',[],1);
qpsk_mod_5 = comm.QPSKModulator('BitInput', true);
sound_qpsk_mod = qpsk_mod_5(quantized_sound_bit_stream);
scatterplot(sound_qpsk_mod, 1, 0, 'y*');
grid on
title('Sound QPSK Constellation Diagram')


% 5.d
awgn_sound_qpsk_mod_4dB = awgn(sound_qpsk_mod, 4);
awgn_sound_qpsk_mod_14dB = awgn(sound_qpsk_mod, 14);


% 5.e
qpsk_demod_5 = comm.QPSKDemodulator('BitOutput',true); 
sound_qpsk_demod_4dB = qpsk_demod_5(awgn_sound_qpsk_mod_4dB);
sound_qpsk_demod_14dB = qpsk_demod_5(awgn_sound_qpsk_mod_14dB);
scatterplot(awgn_sound_qpsk_mod_4dB);
grid on
title('Sound QPSK with E_s/N_0 = 4dB')
scatterplot(awgn_sound_qpsk_mod_14dB);
grid on
title('Sound QPSK with E_s/N_0 = 14dB')


% 5.st
[num_qpsk_demod_4dB, error_qpsk_demod_4db] = symerr(quantized_sound_bit_stream, sound_qpsk_demod_4dB);
[num_qpsk_demod_14dB, error_qpsk_demod_14db] = symerr(quantized_sound_bit_stream, sound_qpsk_demod_14dB);
ber_theoretical_4dB = qfunc(sqrt(10^(4/10)));
% ber_theoretical_4dB = 0.0565
ber_theoretical_14dB = qfunc(sqrt(10^(14/10)));
% ber_theoretical_14dB = 0


% 5.z
sound_reshaped_14dB = char('0'+ (reshape(sound_qpsk_demod_14dB, 16, []).'));
sound_demod_dec_14dB = typecast(uint16(bin2dec(sound_reshaped_14dB)),'int16');
sound_demod_14dB = double(abs(sound_demod_dec_14dB))./1000 ;

sound_reshaped_4dB = char('0'+ (reshape(sound_qpsk_demod_4dB, 16, []).'));
sound_demod_dec_4dB = typecast(uint16(bin2dec(sound_reshaped_4dB)),'int16');
sound_demod_4dB = double(abs(sound_demod_dec_4dB))./1000 ;

sound_demod_14dB_norm = sound_demod_14dB / max(sound_demod_14dB);
audiowrite("sound_14dB_03119908.wav", sound_demod_14dB_norm , 44100)
sound_demod_4dB_norm = sound_demod_4dB / max(sound_demod_4dB);
audiowrite("sound_4dB_03119908.wav", sound_demod_4dB_norm, 44100)

%}




